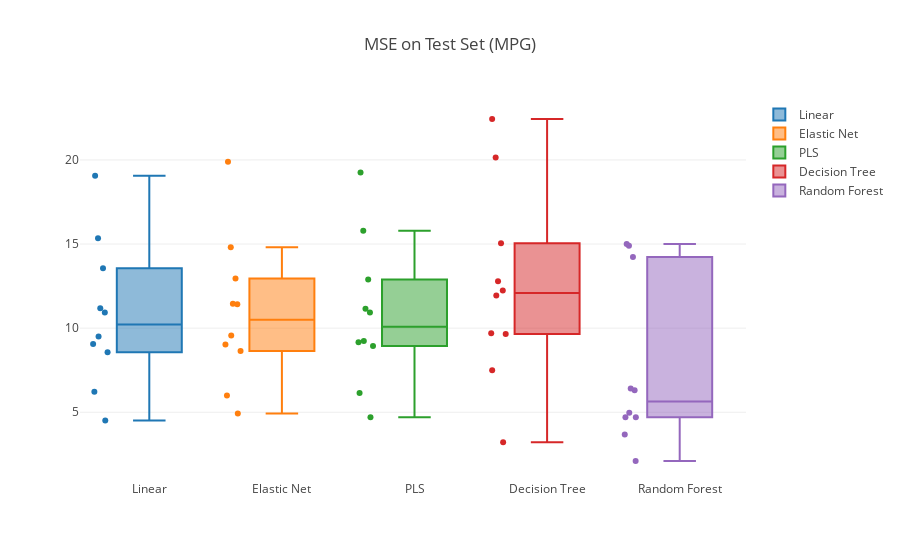

Notebook source saved alongside this figure:
### Markdown cell above
### all features
Nearest Centroid -- Training Set -- Mean 0.7496791822186778 -- Min 0.7279005524861878 -- Max 0.7724039829302988
Nearest Centroid -- Test Set -- Mean 0.6628582456264915 -- Min 0.5873015873015873 -- Max 0.7543859649122807
Linear SVM -- Training Set -- Mean 1.0 -- Min 1.0 -- Max 1.0
Linear SVM -- Test Set -- Mean 0.9560670435070409 -- Min 0.9191919191919192 -- Max 1.0
Decision Tree -- Training Set -- Mean 1.0 -- Min 1.0 -- Max 1.0
Decision Tree -- Test Set -- Mean 0.9458952341983844 -- Min 0.9 -- Max 1.0
Naive Bayes -- Training Set -- Mean 1.0 -- Min 1.0 -- Max 1.0
Naive Bayes -- Test Set -- Mean 0.35593122949313594 -- Min 0.2727272727272727 -- Max 0.42857142857142855

### Code cell
import plotly.io as pio
traces = []
for clf_name in names:
    traces.append(go.Box(
        y=cl_scores[clf_name]['test_mse']*-1,
        boxpoints='all',
        name=clf_name
    ))
    
layout = go.Layout(title="MSE on Test Set (MPG)")
    
py.iplot(go.Figure(data=traces, layout=layout))
#pio.write_image(go.Figure(data=traces, layout=layout), 'mpg_boxplot_unscaled.pdf')
pio.write_image(go.Figure(data=traces, layout=layout), 'mpg_boxplot_tuned.png')

### Figure 1 — Plotly figure (JSON) as saved in the notebook; plotly's stock layout.template omitted (floating-point values rounded to 4 significant figures)
{"data": [{"boxpoints": "all", "name": "Linear", "type": "box", "uid": "074d0329-b3a7-4b22-94cf-b36d01a8451c", "y": [19.06, 10.93, 4.51, 9.061, 15.34, 9.504, 11.19, 6.217, 8.564, 13.56]}, {"boxpoints": "all", "name": "Elastic Net", "type": "box", "uid": "642e9850-d815-4b9a-b509-672ea2f1153d", "y": [19.89, 11.46, 4.929, 9.564, 14.8, 8.641, 11.42, 5.992, 9.028, 12.94]}, {"boxpoints": "all", "name": "PLS", "type": "box", "uid": "6878d243-68b9-46b1-80df-5d1f7de4af88", "y": [19.25, 10.93, 4.698, 9.233, 15.79, 9.165, 11.15, 6.14, 8.942, 12.89]}, {"boxpoints": "all", "name": "Decision Tree", "type": "box", "uid": "b8128861-2f39-4ff3-95cd-4faa67bbd6be", "y": [20.14, 15.05, 3.216, 9.689, 12.8, 12.24, 7.497, 9.65, 11.93, 22.43]}, {"boxpoints": "all", "name": "Random Forest", "type": "box", "uid": "44b4a2bf-def3-4f28-b53f-b504bf47877b", "y": [15.0, 14.23, 2.102, 4.703, 6.418, 4.703, 6.301, 4.967, 3.671, 14.89]}], "layout": {"title": "MSE on Test Set (MPG)"}}
